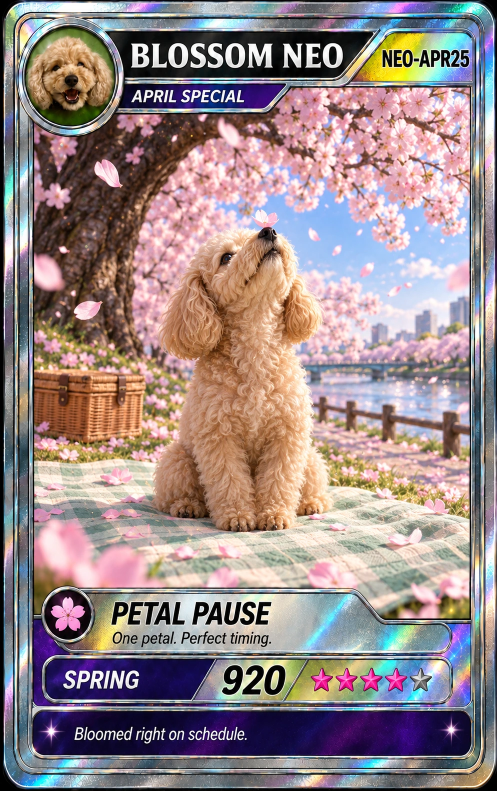
#> input picture cardimage/4_blossom.webp, 994 x 1582 px (shown at 1/2 size); its folder holds 5 pictures in this run
$ python cardimage_blank_title.py
#> lines starting #> are read from the running program, lines starting #| are printed output that depends on the picture
#> in make, card is the input picture: PIL image 994x1582 RGB; mean R, G, B 152.9, 136.3, 137.1
### backend/tools/cardimage_try.py
"""도감 카드 한 장에 사용자 강아지 넣어 보기 — 0단계 타당성 실험 (#496, docs/cardimage/).

`cardimage/4_blossom.webp`(4월 카드) + `cardimage/test/*.jpg`(강아지 사진 한 장) 을 이미지 편집
모델에 **통째로** 보내 강아지(본체와 왼쪽 위 아바타)만 바뀐 카드를 받아 `cardimage/out/` 에
저장합니다. 결과 옆에 같은 이름의 `.json` 으로 프롬프트·모델·크기를 남기고, 모델이 준 그대로는
`_raw.png` 로 따로 둡니다.

카드 비율(994×1582 ≈ 0.63)이 Gemini 선택지(9:16·2:3·3:4…)에 없어서, 좌우에 검은 띠를 붙여
2:3 으로 보내고 결과에서 같은 띠를 잘라냅니다. 찌그러뜨리지 않습니다.

그림 영역만 잘라 보내고 틀은 원본으로 덮던 "art 모드"는 2026-09-14 에 **폐기했습니다**
(합성 이음새가 어색함 — worklog 09-14). 다시 만들지 마세요.

실행 (backend/ 에서, Pillow 는 venv 에 없으니 --with):
  uv run --with pillow python tools/cardimage_try.py                         # 1K 한 장
  uv run --with pillow python tools/cardimage_try.py --size 2K -n 2 --photo-max 1600
  uv run --with pillow python tools/cardimage_try.py --photo ../cardimage/test/<파일>.jpg

키는 `DAENGS_CARDIMAGE_GEMINI_API_KEY` 를 먼저 보고, 없으면 `GEMINI_API_KEY` 로 떨어집니다
(backend/.env). 카드 생성용 프로젝트를 따로 팠으면 앞의 이름으로 넣으세요.

⚠ 한 번 부를 때마다 돈이 나갑니다 — 1K 한 장 약 $0.067, 2K 약 $0.10 (2026-09 가격표).
   돌리기 전에 순서·비용을 사용자에게 설명하고 승인을 받습니다.
"""

from __future__ import annotations

import argparse
import datetime as dt
import io
import json
import os
import sys
from pathlib import Path

from PIL import Image, ImageOps

ROOT = Path(__file__).resolve().parents[2]  # 저장소 루트 (backend/tools/ → ../..)
CARDIMAGE = ROOT / "cardimage"

# 무대 고정(매트 색·소품 금지)은 사용자 결정 09-13 — "무대가 흔들리면 카드 정체성 훼손".
# 변주는 강아지 쪽(표정·털 결)에만 둔다.
PROMPT = """Image 1 is a collectible trading card. Image 2 is a photo of a real dog.

Edit image 1 so that the dog in the main illustration is replaced by the dog from image 2 — same breed, same fur color, fur length and texture, same ear shape and color, same muzzle length, same eye color and facial markings. Also replace the small circular portrait in the top-left badge with the face of the same dog from image 2. Do not carry over any accessories from image 2 — no collar, no leash, no harness, no clothing; the dog wears nothing, exactly like the dog in image 1.

Everything else must stay pixel-identical: the pose (sitting on the picnic blanket looking up at a falling petal), the green-and-white checked picnic blanket (keep this exact color and pattern), the wicker basket, the background, the holographic border, every piece of text ("BLOSSOM NEO", "APRIL SPECIAL", "NEO-APR25", "PETAL PAUSE", "One petal. Perfect timing.", "SPRING", "920", "Bloomed right on schedule."), the stars and all icons. Do not add, remove or alter any text. Output only the edited card."""


# [11 lines left out: functions load_photo, png_bytes, not called in this run]


def pad_to_2_3(card: Image.Image) -> tuple[Image.Image, int]:
    """좌우 검은 띠로 2:3 을 만든다. 돌려주는 pad 만큼 결과에서 잘라낸다."""
    target_w = round(card.height * 2 / 3)
#> target_w = 1055
    pad = max(0, (target_w - card.width) // 2)
#> pad = 30
    padded = Image.new("RGB", (card.width + pad * 2, card.height), (0, 0, 0))
#> padded: PIL image 1054x1582 RGB; every value is 0
    padded.paste(card, (pad, 0))
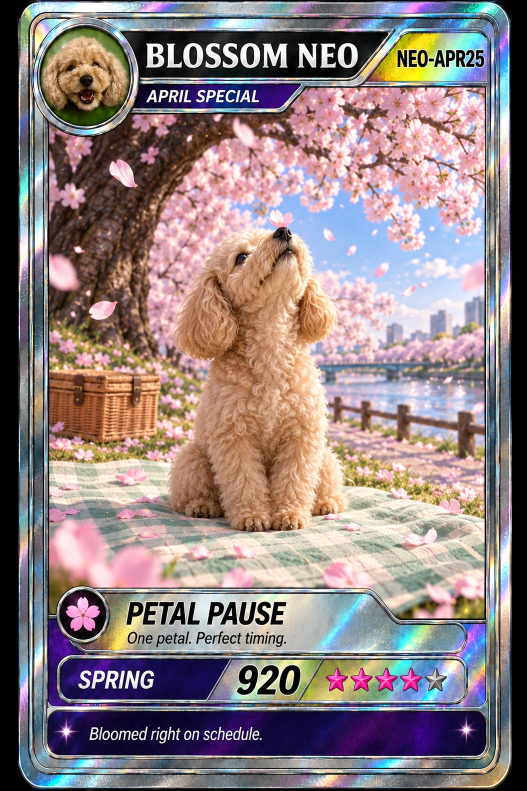
#> padded: PIL image 1054x1582 RGB (shown at 1/2 size); mean R, G, B 144.2, 128.6, 129.3
    return padded, pad


# [25 lines left out: function gemini_edit, not called in this run]


def read_env_key() -> str:
    # backend/.env 를 가볍게 읽는다 — pydantic settings 를 끌어오지 않기 위해
    env = ROOT / "backend" / ".env"
    vals: dict[str, str] = {}
    if env.exists():
        for line in env.read_text(encoding="utf-8").splitlines():
            line = line.strip()
            if not line or line.startswith("#") or "=" not in line:
                continue
            k, v = line.split("=", 1)
            vals[k.strip()] = v.strip().strip('"').strip("'")
    for name in ("DAENGS_CARDIMAGE_GEMINI_API_KEY", "GEMINI_API_KEY"):
        v = os.environ.get(name) or vals.get(name)
        if v:
            return v
    sys.exit("Gemini 키가 없습니다 — backend/.env 에 DAENGS_CARDIMAGE_GEMINI_API_KEY 또는 GEMINI_API_KEY")


# [40 lines left out: function main, not called in this run]


# [2 lines that do not run on import are left out]

### backend/tools/cardimage_blank_title.py
"""도감 카드에서 제목·배지 글자만 지운 "글자 없는 틀" 만들기 — 카드마다 한 번 (#496, docs/cardimage/).

두 단계 (4월에서 검증된 순서 — 한 번에 다 시키면 도형 배치만 실패한다, worklog 09-14):
  blank  원본 카드에서 제목판의 글자만 지우고(검은 띠는 유지) 배지 `NEO-APR25` 를 `26APR` 로 바꾼다
  badge  blank 의 2K 출력(검은 띠 제거)을 입력으로, 배지 글자를 부제 글자 높이로 줄이고 배지를 좁힌 뒤
         제목판을 그만큼 오른쪽으로 늘린다 (이름 칸 확보)
강아지·아바타·부제·아래판 문구·테두리는 그대로. 결과는 `cardimage/out/` 에 저장하고, 사람이 확인한 뒤
`cardimage/N_<이름>_template.webp` 로 옮겨 커밋한다 (`cardimage_make_templates.py` 가 12장을 이어서 돌린다).

이렇게 만든 틀 위에서 사용자 카드는 ① 강아지 교체(AI) ② 제목 글자 얹기(Pillow, `cardimage_title.py`) 순서다.

실행 (backend/ 에서):
  uv run --with pillow python tools/cardimage_blank_title.py --step blank --card ../cardimage/7_beach.webp \
      --title "BEACH NEO" --badge "NEO-JUL24" --new-badge 26JUL --subtitle "JULY SPECIAL"
  uv run --with pillow python tools/cardimage_blank_title.py --step badge --card <blank 의 2K 잘라낸 png> ...

⚠ 호출마다 돈이 나갑니다 — 2K 한 장 약 $0.10.
"""

from __future__ import annotations

import argparse
import datetime as dt
import json
from pathlib import Path

from cardimage_try import CARDIMAGE, gemini_edit, pad_to_2_3, read_env_key
from PIL import Image

PROMPT_BLANK = """Image 1 is a collectible trading card. Image 2 is the same card again (ignore it).

Make exactly two edits to the top header of image 1:

1. Title plate: erase only the letters of the title "{title}". Keep the title plate itself exactly as it is — its dark, near-black gradient background band, its metallic edges and its holographic sheen must remain. The result is an empty dark plate with no text.

2. Badge at the top right: replace the code "{badge}" with the code "{new_badge}", using the same font, the same letter size, the same color and the same style. Because the new code is shorter, shrink the badge horizontally so it fits the new code with the same margins as before, and extend the dark title plate to the right to fill the space that the badge gave up. The boundary between the plate and the badge keeps the same slanted shape.

Change absolutely nothing else. The dog, the circular portrait at the top left, the text "{subtitle}", the entire illustration, the bottom panel with all its text, stars and icons, and the holographic border must stay pixel-identical. Do not add any other text or marks. Output only the edited card."""

PROMPT_BADGE = """Image 1 is a collectible trading card whose title plate is already empty. Image 2 is the same card again (ignore it).

Make exactly one edit to the header at the top of image 1: fix the badge at the top right that reads "{new_badge}".

- Its letters are currently too large. Make the letters of "{new_badge}" the same height as the letters of "{subtitle}" on the purple strip just below — same font, same weight, same color and style as now, only smaller.
- Shrink the badge horizontally so that it wraps the smaller text with the same small margins it has now.
- Move the slanted boundary between the dark title plate and the badge to the right by the amount the badge got narrower, and extend the dark title plate to fill that space, so the empty dark plate becomes wider. Keep the slant angle.

Change absolutely nothing else. The dog, the circular portrait at the top left, the text "{subtitle}", the entire illustration, the bottom panel with all its text, stars and icons, and the holographic border must stay pixel-identical. Do not add any text to the title plate. Output only the edited card."""

CARD_SIZE = (994, 1582)


def crop_bars_from_raw(raw: Image.Image, src_w: int, src_h: int) -> Image.Image:
    """pad_to_2_3 로 붙인 좌우 검은 띠를 모델 출력(raw)에서 잘라낸다."""
    target_w = round(src_h * 2 / 3)
    pad = max(0, (target_w - src_w) // 2)
    padded_w = src_w + 2 * pad
    s = raw.width / padded_w
    return raw.crop((round(pad * s), 0, round((pad + src_w) * s), raw.height))


def make(card_path: Path, step: str, *, title: str, badge: str, new_badge: str, subtitle: str,
         model: str = "gemini-3.1-flash-image", size: str = "2K", out: Path = CARDIMAGE / "out",
         tag: str | None = None) -> tuple[Path, Path]:
    """한 단계 실행. (최종 994×1582 png 경로, 검은 띠를 잘라낸 2K raw png 경로) 를 돌려준다."""
    card = Image.open(card_path).convert("RGB")
    out.mkdir(parents=True, exist_ok=True)
    tmpl = PROMPT_BLANK if step == "blank" else PROMPT_BADGE
    prompt = tmpl.format(title=title, badge=badge, new_badge=new_badge, subtitle=subtitle)
    source, pad = pad_to_2_3(card)
#> pad = 30
    api_key = read_env_key()

    gen, note = gemini_edit(model, prompt, source, source, size, api_key)
    final = gen.convert("RGB").resize(source.size, Image.LANCZOS).crop((pad, 0, pad + card.width, card.height))
    if final.size != CARD_SIZE:
        final = final.resize(CARD_SIZE, Image.LANCZOS)
    raw2k = crop_bars_from_raw(gen.convert("RGB"), card.width, card.height)

    stamp = dt.datetime.now().astimezone().strftime("%m%d_%H%M%S")   # 파일명용 로컬 시각
    name = f"{stamp}_{tag or card_path.stem}_{step}_{size}"
    final_p, raw_p = out / f"{name}.png", out / f"{name}_raw2k.png"
    final.save(final_p)
    raw2k.save(raw_p)
    (out / f"{name}.json").write_text(
        json.dumps({"model": model, "size": size, "step": step, "card": str(card_path), "title": title,
                    "badge": badge, "new_badge": new_badge, "subtitle": subtitle, "prompt": prompt,
                    "model_text": note, "generated_size": gen.size, "raw2k_size": raw2k.size},
                   ensure_ascii=False, indent=2), encoding="utf-8")
    return final_p, raw_p


def main() -> None:
    ap = argparse.ArgumentParser(description=__doc__, formatter_class=argparse.RawDescriptionHelpFormatter)
    ap.add_argument("--card", type=Path, default=CARDIMAGE / "4_blossom.webp")
    ap.add_argument("--step", choices=["blank", "badge"], default="blank")
    ap.add_argument("--title", default="BLOSSOM NEO")
    ap.add_argument("--badge", default="NEO-APR25", help="지금 배지에 적힌 코드")
    ap.add_argument("--new-badge", default="26APR", help="바꿔 넣을 코드")
    ap.add_argument("--subtitle", default="APRIL SPECIAL")
    ap.add_argument("--model", default="gemini-3.1-flash-image")
    ap.add_argument("--size", default="2K")
    ap.add_argument("--out", type=Path, default=CARDIMAGE / "out")
    args = ap.parse_args()
    final_p, raw_p = make(args.card.resolve(), args.step, title=args.title, badge=args.badge, new_badge=args.new_badge,
                          subtitle=args.subtitle, model=args.model, size=args.size, out=args.out)
    print(f"저장: {final_p}\nraw2k: {raw_p}")


if __name__ == "__main__":
#> (the run stopped early here; a loop or call above may not have finished)
